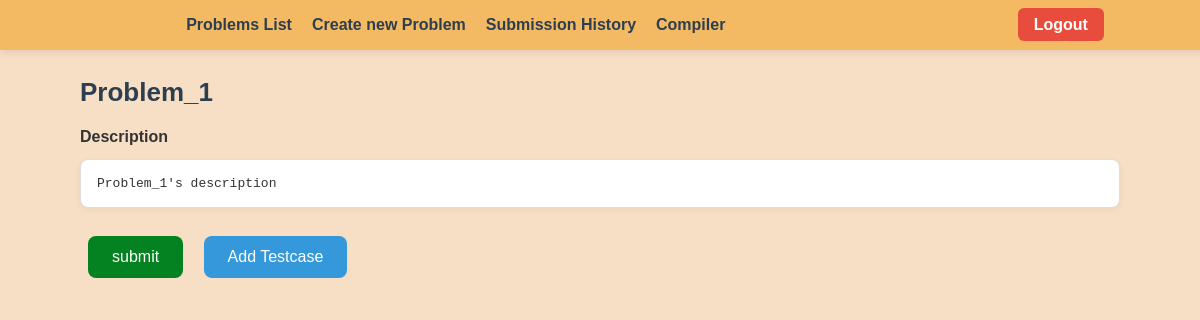
Page /problem/P1/ (signed in) on the committed database.
### home/models.py (models this page shows)
class Problem(models.Model):
    id=models.AutoField(primary_key=True)
    problem_id =models.CharField(max_length=50,unique=True)
    problem_title = models.CharField(max_length=100,unique=True)
    problem_description = models.TextField()
    problem_author=models.ForeignKey(User, on_delete=models.CASCADE)

### home/views.py (the view)
# urls.py: path('problem/<str:problem_id>/', problem_detail, name='problem_detail'),
@login_required
def problem_detail(request, problem_id):
    problem= Problem.objects.get(problem_id=problem_id)
    context = {
        'problem_title': problem.problem_title,
        'problem_description': problem.problem_description,
        'problem_id': problem.problem_id,
        'problem_author': problem.problem_author.username,
    }
    template=loader.get_template('problem_page.html')
    return HttpResponse(template.render(context, request))

### home/templates/problem_page.html (shortened to what this page needs)
{% extends "base.html" %}
{% load static %}
{% block content %}
<!DOCTYPE html>
<html>
    <head>
    </head>
    <body>
        <h1>{{problem_title}}</h1>
        <label>Description</label>
        <p style="white-space: pre-wrap; font-family: monospace;">{{problem_description|escape}}</p>
        <a class="button" href="{% url 'submit_page' problem_id=problem_id %}">submit</a>
        {% if request.user.username == problem_author %}
        <a class="button" style="background-color: #3498db;" href="{% url 'add_testcase' problem_id=problem_id %}">Add Testcase</a>
        {% endif %}
    </body>
</html>
{% endblock content %}

### home/templates/base.html (style rules this page uses)
body { font-family: Arial, sans-serif; background-color: #f7dfc5; color: #333; margin: 0; padding-top: 80px; }

### home/templates/problem_page.html (style rules this page uses)
body { font-family: Arial, sans-serif; background-color: #f7dfc5; color: #333; padding: 40px; }
h1 { color: #2c3e50; font-size: 26px; margin-bottom: 20px; }
label { display: block; font-weight: bold; margin-top: 20px; margin-bottom: 10px; }
p { background-color: #ffffff; border: 1px solid #ddd; padding: 16px; margin-bottom: 20px; border-radius: 8px; box-shadow: 0 2px 6px rgba(0, 0, 0, 0.05); }
.button { background-color: #048121; color: white; padding: 12px 24px; font-size: 16px; border: none; border-radius: 8px; margin: 8px; text-decoration: none; display: inline-block; transition: background-color 0.3s ease; }

### rows in the picture
Problem: problem_title "Problem_1", problem_description "Problem_1's description"
